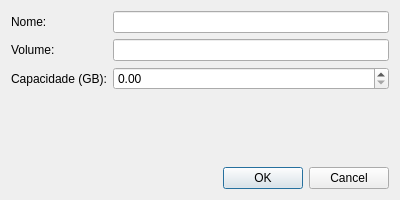
<?xml version="1.0" encoding="UTF-8"?>
<!-- Path: gui\volumes\edit_volume_dialog.ui -->
<ui version="4.0">
 <class>EditVolumeDialog</class>
 <widget class="QDialog" name="EditVolumeDialog">
  <property name="geometry">
   <rect>
    <x>0</x>
    <y>0</y>
    <width>400</width>
    <height>200</height>
   </rect>
  </property>
  <property name="windowTitle">
   <string>Editar Volume</string>
  </property>
  <layout class="QVBoxLayout" name="verticalLayout">
   <item>
    <layout class="QFormLayout" name="formLayout">
     <item row="0" column="0">
      <widget class="QLabel" name="nameLabel">
       <property name="text">
        <string>Nome:</string>
       </property>
      </widget>
     </item>
     <item row="0" column="1">
      <widget class="QLineEdit" name="nameLineEdit"/>
     </item>
     <item row="1" column="0">
      <widget class="QLabel" name="volumeLabel">
       <property name="text">
        <string>Volume:</string>
       </property>
      </widget>
     </item>
     <item row="1" column="1">
      <widget class="QLineEdit" name="volumeLineEdit"/>
     </item>
     <item row="2" column="0">
      <widget class="QLabel" name="capacityLabel">
       <property name="text">
        <string>Capacidade (GB):</string>
       </property>
      </widget>
     </item>
     <item row="2" column="1">
      <widget class="QDoubleSpinBox" name="capacitySpinBox">
       <property name="maximum">
        <double>1000000000.000000000000000</double>
       </property>
      </widget>
     </item>
    </layout>
   </item>
   <item>
    <widget class="QDialogButtonBox" name="buttonBox">
     <property name="orientation">
      <enum>Qt::Horizontal</enum>
     </property>
     <property name="standardButtons">
      <set>QDialogButtonBox::Cancel|QDialogButtonBox::Ok</set>
     </property>
    </widget>
   </item>
  </layout>
 </widget>
 <resources/>
 <connections>
  <connection>
   <sender>buttonBox</sender>
   <signal>accepted()</signal>
   <receiver>EditVolumeDialog</receiver>
   <slot>accept()</slot>
   <hints>
    <hint type="sourcelabel">
     <x>248</x>
     <y>254</y>
    </hint>
    <hint type="destinationlabel">
     <x>157</x>
     <y>274</y>
    </hint>
   </hints>
  </connection>
  <connection>
   <sender>buttonBox</sender>
   <signal>rejected()</signal>
   <receiver>EditVolumeDialog</receiver>
   <slot>reject()</slot>
   <hints>
    <hint type="sourcelabel">
     <x>316</x>
     <y>260</y>
    </hint>
    <hint type="destinationlabel">
     <x>286</x>
     <y>274</y>
    </hint>
   </hints>
  </connection>
 </connections>
</ui>
